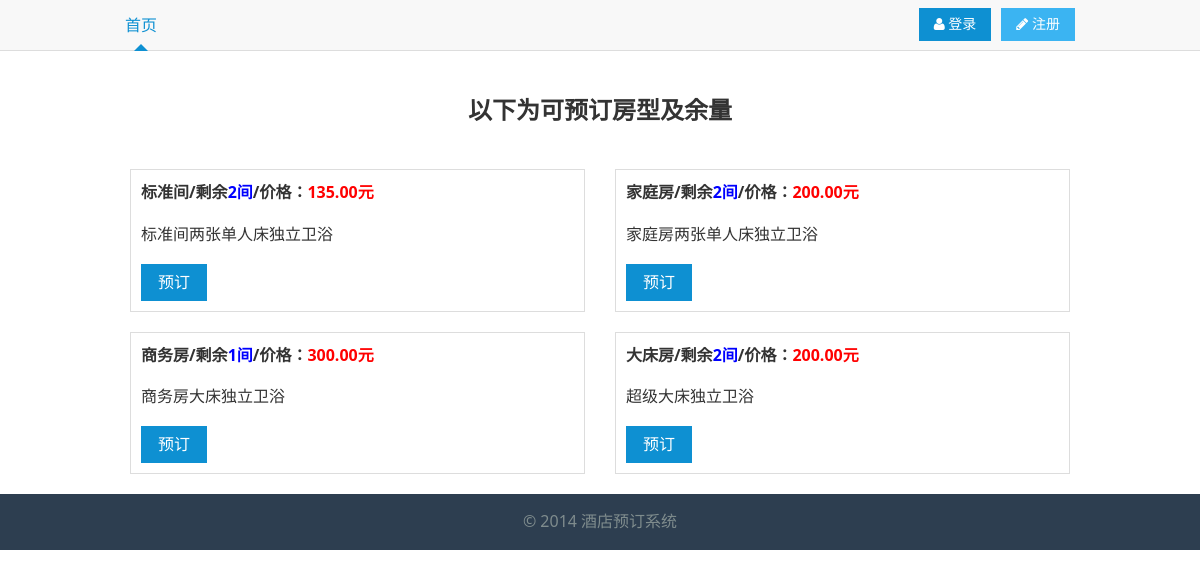
The page / on the database its author committed.
### tables this page shows
CREATE TABLE `t_room_type` (
  `id` int(6) NOT NULL AUTO_INCREMENT,
  `room_type` varchar(20) DEFAULT NULL,
  `price` decimal(9,2) DEFAULT NULL,
  `quantity` int(6) DEFAULT NULL,
  `remain` int(6) DEFAULT NULL,
  `is_delete` int(6) unsigned zerofill DEFAULT NULL,
  `description` varchar(200) DEFAULT NULL,
  `img` varchar(100) DEFAULT NULL,
  PRIMARY KEY (`id`)
);

### index.php (called while the page is built, shortened)
<?php
require_once('common/EasyMySQLi.inc.php');
$types = $mysql->queryAllRows('SELECT * FROM t_room_type ORDER BY `id` ASC');
include('template/index.php');

### common/EasyMySQLi.inc.php (called while the page is built, shortened)
<?php
class EasyMySQLi extends mysqli {
    private $_stmt;
    private $debug = false;
    private $exceptions = true;
    private $_res;
    private $arraytype = EMYSQLI_BIND_ASSOC;
    private function getRefs(&$src) {
        $r = array();
        foreach ($src as $k => $garbage) $r[$k] = &$src[$k];
        return $r;
    }
    private function _execute($args) {
        $this->_stmt = $this->stmt_init();
        if (count($args) > 1) {
            if ($this->debug) {
                print "Source-Array:\n";
                print_r($args);
            }
            $this->_stmt->prepare($args[0]);
            if ($this->_stmt->errno > 0) {
                if ($this->exceptions) throw new MySQLiException('MySQLi-Statement-Error '.$this->_stmt->errno.': '.$this->_stmt->error);
                else return null;
            }
            $params = array(0 => '');
            foreach ($args as $k => $v) {
                if ($k == 0) continue;
                if (is_double($v) || is_float($v)) {
                    if ($this->debug) print "$k identified as being a FLOAT or DOUBLE\n";
                    $params[0] .= 'd';
                    $cv = doubleval($v);
                } else if (is_int($v) || is_long($v)) {
                    if ($this->debug) print "$k identified as being a INT or LONG\n";
                    $params[0] .= 'i';
                    $cv = intval($v);
                } else if (is_string($v)) {
                    if ($this->debug) print "$k identified as being a sexy STRING\n";
                    $params[0] .= 's';
                    $cv = strval($v);
                } else {
                    if ($this->debug) print "$k identified as being a BINARY (BLOB)\n";
                    $params[0] .= 'b';
                    $cv = $v;
                }
                $params[] = $cv;
            }
            if ($this->debug) {
                print "Bind-Array:\n";
                print_r($params);
            }
            call_user_func_array(array($this->_stmt, 'bind_param'), $this->getRefs($params));
        } else {
            $this->_stmt->prepare($args[0]);
        }
        $success = ($this->_stmt->execute() ? true : false);
        if (!$success) {
            if ($this->exceptions) throw new MySQLiQueryException($args[0], $this->_stmt);
            else return null;
        }
        else $this->_res = $this->_stmt->store_result();
        return $success;
    }
    private function _bindRes ($type=false, $limit=false) {
        if (!$type) $type = $this->arraytype;
        $this->_res = array();
        $raw = array();
        if (($type & EMYSQLI_BIND_ASSOC) == EMYSQLI_BIND_ASSOC) {
            $fields = $this->_stmt->result_metadata()->fetch_fields();
            $cnt = count($fields);
        } else {
            $cnt = $this->_stmt->field_count;
        }
        for ($i=0 ; $i<$cnt ; $i++) {
            $raw[] = null;
        }
        call_user_func_array(array($this->_stmt, 'bind_result'), $this->getRefs($raw));
        while ($this->_stmt->fetch()) {
            $tmp = array();
            if (($type & EMYSQLI_BIND_ASSOC) == EMYSQLI_BIND_ASSOC) {
                foreach ($raw as $id => $val) {
                    $tmp[$fields[$id]->name] = $val;
                }
            }
            $this->_res[] = $tmp;
        }
    }
    public function queryAllRows($query) {
        $res = $this->_execute(func_get_args());
        $this->_bindRes();
        return $this->_res;
    }
}
?>

### template/index.php (the view, shortened to what this page needs)
<!DOCTYPE html>
<html>
<head lang="en">
    <link rel="stylesheet" href="assets/css/amazeui.min.css"/>
</head>
<body>
<header class="am-topbar am-topbar-fixed-top">
    <div class="am-container">
        <div class="am-collapse am-topbar-collapse" id="collapse-head">
            <ul class="am-nav am-nav-pills am-topbar-nav">
                <li class="am-active"><a href="index.php">首页</a></li>
            </ul>
            <div class="am-topbar-right">
                <button onclick="window.location='register.php'"
                        class="am-btn am-btn-secondary am-topbar-btn am-btn-sm"><span class="am-icon-pencil"></span> 注册
                </button>
            </div>
            <div class="am-topbar-right">
                <?php
                if(isset($_SESSION['user'])){
                    echo <<<TR
                    <button onclick = "window.location='login.handle.php?out=out'" class="am-btn am-btn-primary am-topbar-btn am-btn-sm" >
                    <span class="am-icon-user" ></span > 退出
                    </button >
TR;
                }else {
                    echo <<<TR
                    <button onclick = "window.location='login.php'" class="am-btn am-btn-primary am-topbar-btn am-btn-sm" >
                    <span class="am-icon-user" ></span > 登录
                    </button >
TR;
                }
                ?>
            </div>
        </div>
    </div>
</header>
<div class="detail">
    <div class="am-g am-container">
        <div class="am-u-lg-12">
            <h2 class="detail-h2">以下为可预订房型及余量</h2>
            <div class="am-g">
                <?php
                foreach($types as $row) {
                    if($row['is_delete'] == 1){continue;}
                    $remain = $row['remain']-3;
                    echo <<<TR
                <div class="am-u-sm-6" >
                    <div class="am-thumbnail" >
                        <img src = "{$row['img']}" alt = "" />
                        <div class="am-thumbnail-caption" >
                            <h3 > {$row['room_type']}/剩余<span style="color:blue;">{$remain}间</span>/价格：<span style="color:red;">{$row['price']}元</span></h3 >
                            <p >{$row['description']}</p >
                            <p >
                                <button class="am-btn am-btn-primary" onclick="changeType('{$row['id']}');" data-am-modal="{target: '#doc-modal-1', closeViaDimmer: 0, width: 500, height: 450}"> 预订</button >
                            </p >
                        </div >
                    </div >
                </div >
TR;
                }
                ?>
            </div>
        </div>
    </div>
</div>
<footer class="footer">
    <p>© 2014 酒店预订系统</p>
</footer>
</body>
</html>

### template/index.php (style rules this page uses)
.detail { background: #fff; }
.detail-h2 { text-align: center; font-size: 150%; margin: 40px 0; }
.footer p { color: #7f8c8d; margin: 0; padding: 15px 0; text-align: center; background: #2d3e50; }

### rows shown on the page
t_room_type: room_type "标准间", remain "2", price "135.00", description "标准间两张单人床独立卫浴"
t_room_type: room_type "家庭房", remain "2", price "200.00", description "家庭房两张单人床独立卫浴"
t_room_type: room_type "商务房", remain "1", price "300.00", description "商务房大床独立卫浴", $row['id'] 4 (drawn)
t_room_type: room_type "大床房", remain "2", price "200.00", description "超级大床独立卫浴"
